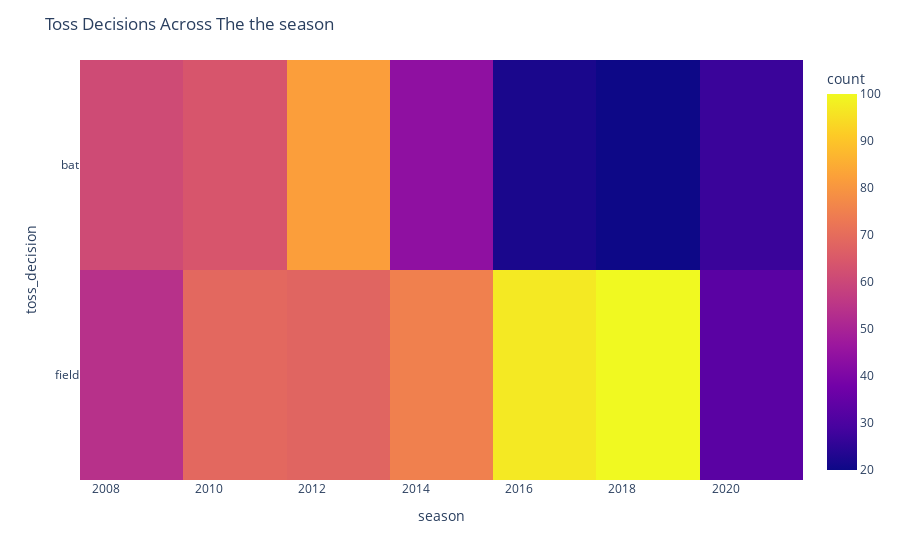

Notebook source saved alongside this figure:
### Code cell
# data visulization of toss decisions across the seasons
fig = px.density_heatmap(data_frame=matches , x="season" , y='toss_decision')
fig.update_layout(title= 'Toss Decisions Across The the season')
fig.show()

### Figure 1 — Plotly figure (JSON) as saved in the notebook; plotly's stock layout.template omitted (floating-point values rounded to 4 significant figures; data arrays with more than 128 entries replaced by an {"elided": "..."} marker saying what was removed)
{"data": [{"coloraxis": "coloraxis", "hovertemplate": "season=%{x}<br>toss_decision=%{y}<br>count=%{z}<extra></extra>", "name": "", "type": "histogram2d", "x": {"elided": "816 int values"}, "xaxis": "x", "xbingroup": "x", "y": {"elided": "816 str values"}, "yaxis": "y", "ybingroup": "y"}], "layout": {"coloraxis": {"colorbar": {"title": {"text": "count"}}, "colorscale": [[0, "#0d0887"], [0.1111, "#46039f"], [0.2222, "#7201a8"], [0.3333, "#9c179e"], [0.4444, "#bd3786"], [0.5556, "#d8576b"], [0.6667, "#ed7953"], [0.7778, "#fb9f3a"], [0.8889, "#fdca26"], [1, "#f0f921"]]}, "legend": {"tracegroupgap": 0}, "margin": {"t": 60}, "title": {"text": "Toss Decisions Across The the season"}, "xaxis": {"anchor": "y", "domain": [0, 1], "title": {"text": "season"}}, "yaxis": {"anchor": "x", "domain": [0, 1], "title": {"text": "toss_decision"}}}}
